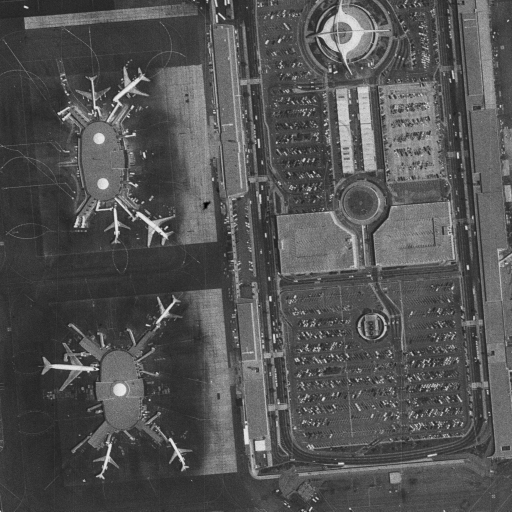
%> input picture Visione Artificiale/imgs/airport.png, 1024 x 1024 px (shown at 1/2 size)
$ octave --eval "result = plothist_outlier(imread('../imgs/airport.png'));"   (GNU Octave 9; MATLAB toolbox functions it lacks are replaced by stand-ins)
%> lines starting %> are read from the running program, lines starting %| are printed output that depends on the picture; in (x1, y1, x2, y2) boxes, pixels count from 0 and x2, y2 are one past the last pixel; in counts of white or black regions, pixels touching at a corner belong together; the program's own positions count from 1
function h = plothist_outlier(img)
    % Funzione per visualizzare un istogramma con barra di grigio e gestione outlier

    if ~isa(img, 'uint8')
        img = uint8(img);
    end

    h = imhist(img, 256); % Istogramma
%> h = 256 values, max 22723 at index 55, min 0 at index 6, mean 4096
    out = uint8(ones(120, 256) * 255); % Immagine bianca

    %% 1. Rilevamento outlier (bin > soglia, es. 3× mediana)
    soglia = 3 * median(h);
%> soglia = 2652
    outlier_mask = h > soglia;
%> outlier_mask = 256 logical values, 105 true
    h_clean = h;
%> h_clean has the same summary as h
    h_clean(outlier_mask) = soglia; % Limita outlier per la normalizzazione

    %% 2. Calcolo altezza delle barre normalizzate
    m = 101 - ceil(100 * single(h_clean) / single(max(h_clean)));
%> m = 256 values, max 101 at index 6, min 1 at index 40, mean 48.91

    %% 3. Disegna le barre dell'istogramma
    for i = 1:256
        out(m(i):100, i) = 0; % Barre nere

        % Se è outlier, disegna un indicatore (puntino nero sulla riga 101)
        if outlier_mask(i)
            out(101, i) = 0; % Riga di separazione usata come marker
        end
    end
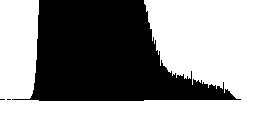
%> out: size 120x256 uint8; 56.2% white; 3 black regions (2 under 20 px), largest, box (x1, y1, x2, y2) and area: (12, 0, 241, 101) 13432

    %% 4. Disegna la barra del gradiente grigio
    for i = 1:256
        out(102:120, i) = i - 1;
    end
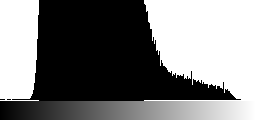
%> out: size 120x256 uint8; 15.77% of pixels changed, all inside (x1, y1, x2, y2) = (0, 101, 255, 120)
%> `result = plothist_outlier(imread('../imgs/airport.png'));`: result has the same summary as h in plothist_outlier

    %% 5. Visualizza
    figure;
    imshow(out);
    title('Istogramma con funzione personalizzata e outlier gestiti');
end

$ run again, on Visione Artificiale/imgs/baboon.png
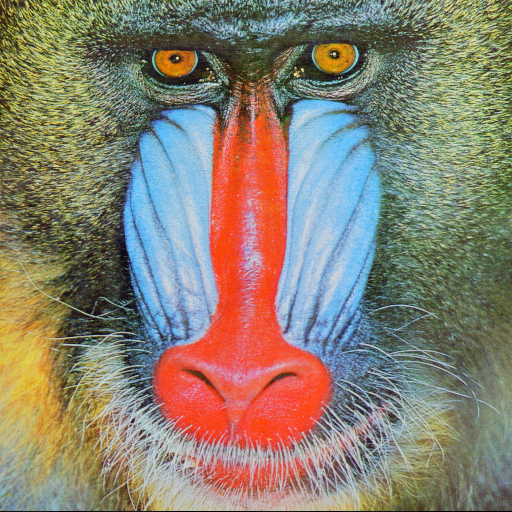
%> input picture Visione Artificiale/imgs/baboon.png, 512 x 512 px
%> h = 256 values, max 5337 at index 89, min 31 at index 256, mean 3072
%> soglia = 10810.5
%> outlier_mask = 256 logical values, 0 true
%> h_clean has the same summary as h
%> m = 256 values, max 100 at index 256, min 1 at index 77, mean 42.95
%> after the loop in plothist_outlier, `for i = 1:256`:
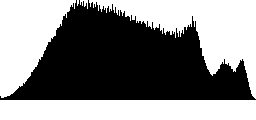
%> out: size 120x256 uint8; 51.6% white; 1 black region, box (x1, y1, x2, y2) and area: (0, 0, 256, 100) 14861
%> after the loop in plothist_outlier, `for i = 1:256`:
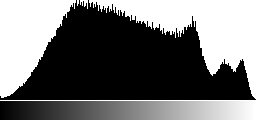
%> out: size 120x256 uint8; 15.77% of pixels changed, all inside (x1, y1, x2, y2) = (0, 101, 255, 120)
%> result has the same summary as h in plothist_outlier

$ run again, on Visione Artificiale/imgs/barbara.png
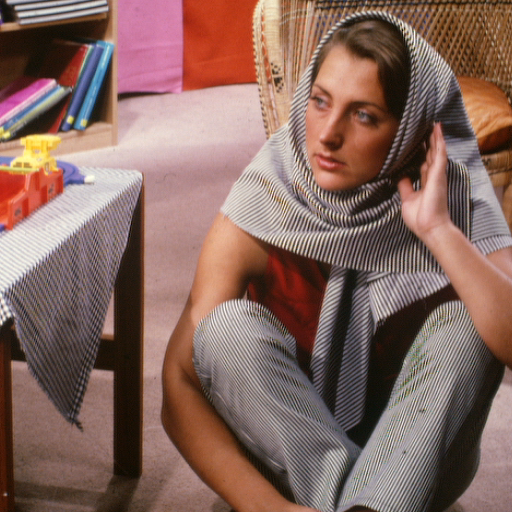
%> input picture Visione Artificiale/imgs/barbara.png, 512 x 512 px
%> h = 256 values, max 5461 at index 24, min 51 at index 252, mean 3072
%> soglia = 10149
%> outlier_mask = 256 logical values, 0 true
%> h_clean has the same summary as h
%> m = 256 values, max 100 at index 252, min 1 at index 24, mean 44.23
%> after the loop in plothist_outlier, `for i = 1:256`:
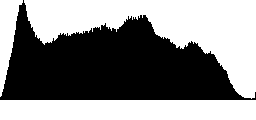
%> out: size 120x256 uint8; 52.7% white; 1 black region, box (x1, y1, x2, y2) and area: (0, 0, 256, 100) 14534
%> after the loop in plothist_outlier, `for i = 1:256`:
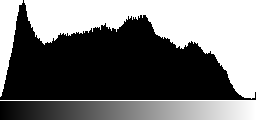
%> out: size 120x256 uint8; 15.77% of pixels changed, all inside (x1, y1, x2, y2) = (0, 101, 255, 120)
%> result has the same summary as h in plothist_outlier
